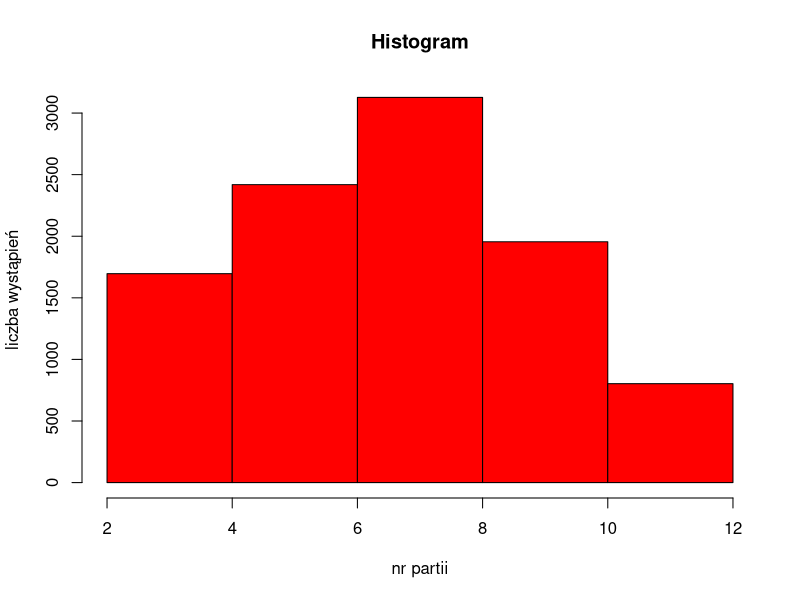

This figure's R source:


nr_partii <- 0
wynik <- 0


for (i in 1:10000) {
  nr <- sample(1:6, 1)
  nr2 <- sample(1:6, 1)
  wynik[i] <- nr + nr2
}


hist(wynik, breaks = 6, col = "red", main = "Histogram", xlab = "nr partii", ylab = "liczba wystąpień")
